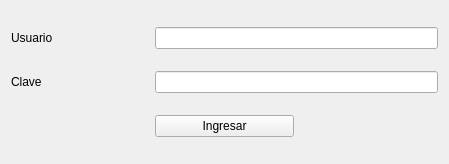
<?xml version="1.0" encoding="UTF-8"?>
<ui version="4.0">
 <class>Acceso</class>
 <widget class="QWidget" name="Acceso">
  <property name="geometry">
   <rect>
    <x>0</x>
    <y>0</y>
    <width>449</width>
    <height>164</height>
   </rect>
  </property>
  <property name="windowTitle">
   <string>Acceso</string>
  </property>
  <layout class="QGridLayout" name="gridLayout">
   <item row="1" column="0">
    <widget class="QLabel" name="lUsuario">
     <property name="text">
      <string>Usuario</string>
     </property>
    </widget>
   </item>
   <item row="1" column="1" colspan="2">
    <widget class="QLineEdit" name="leUsuario"/>
   </item>
   <item row="2" column="1" colspan="2">
    <widget class="QLineEdit" name="leClave"/>
   </item>
   <item row="2" column="0">
    <widget class="QLabel" name="lClave">
     <property name="text">
      <string>Clave</string>
     </property>
    </widget>
   </item>
   <item row="3" column="1">
    <widget class="QPushButton" name="pbIngresar">
     <property name="text">
      <string>Ingresar</string>
     </property>
    </widget>
   </item>
  </layout>
 </widget>
 <resources/>
 <connections/>
</ui>
